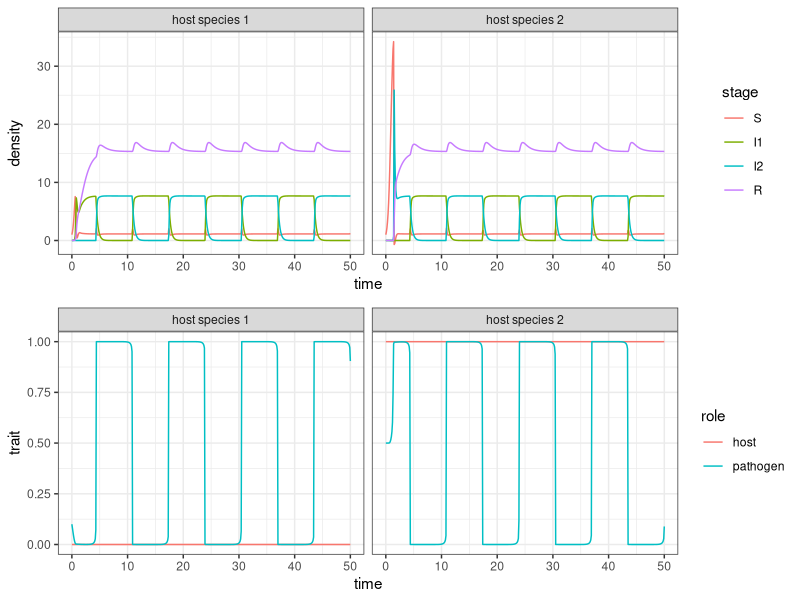

This figure's R source:
library(deSolve)
library(tidyverse)
library(cowplot)
theme_set(theme_bw())


# Functions -------------------------------------------------------------------

# Apply smoothed step function to array: values less than 0 are set to 0;
# values between 0 and 1 are set to 10*n^3-15*n^4+6*n^5; and values larger
# than 1 are set to 1
# Input:
# - n: vector or arbitrary array of values
# Output:
# - array of values with smoothed step function applied to them
cutoff <- function(n) {
  return(ifelse(n<1, (1*(n>0))*(n*n*n*(10+n*(-15+6*n))), 1))
}

# Convert mobility values to peak infectivities
mobility_intensity <- function(nu) {
  return(1 / nu)
}

# Right hand side of host-pathogen community model
host_pathogen_model <- function(time, state, pars) {
  Sh <- length(pars$sigmah) # Number of host species
  Sp <- length(pars$sigmap) # Number of pathogen species
  cN <- 1e-8 # cutoff threshold for densities
  cT <- 1e-6 # cutoff threshold for trait evolution
  # Matrix N_ks where k indexes the host species and s the stage:
  Nks <- matrix(state[1:(Sh * (2 + Sp))], nrow = Sh, ncol = Sp + 2)
  S <- Nks[, 1] # Susceptibles for each species
  I <- matrix(Nks[, -c(1, Sp + 2)], Sh, Sp) # Infecteds per host per pathogen
  R <- Nks[, Sp + 2] # Recovereds for each species
  N <- rowSums(Nks) # Total population size per host species
  x <- state[Sh * (2 + Sp) + 1:Sh] # Host trait values
  z <- state[Sh * (3 + Sp) + 1:Sp] # Pathogen trait values
  dxz <- outer(x, z, FUN = `-`) ## Difference matrix of trait means (host - pathogen)
  eta <- mobility_intensity(pars$nu) # Intensity as a function of host mobility
  xi <- eta * exp(-dxz^2 / (2 * pars$omega^2)) / (pars$omega * sqrt(2 * pi)) ## infectivity rates, a matrix
  beta <- aperm(pars$nu %o% (pars$nu * xi), c(2, 1, 3)) # Transmission rates. beta_{kil} := nu_k * nu_i * xi_{kl}
  partial_beta <- sweep(beta, MARGIN = c(1, 3), STATS = dxz / pars$omega ^ 2, FUN = '*')
  SI = S %o% I ## SI_{kil} := S_k * I_{il}
  Iinv = ifelse(I > 0, 1 / I, 0)
  SII = sweep(SI, c(1, 3), Iinv, '*') ## SII_{kil} := S_k / I_{kl} * I_{il}
  # Effective fecundities (modified by infection status):
  phi_matrix <- pars$phi * cbind(1, 1 - exp(-dxz^2 / (2 * pars$theta^2)), 1)
  # ODEs:
  dSdt <- (rowSums(phi_matrix * Nks) - pars$alpha * N^2 - rowSums(beta * SI) -
             pars$mu * S) #* cutoff(S / cN) # Susceptibles
  dIdt <- (apply(beta * SI, c(1, 3), sum) - pars$gamma * I - pars$mu * I) #* cutoff(I / cN) # Infecteds
  dRdt <- (rowSums(pars$gamma * I) - pars$mu * R) # Recovereds
  dxdt <- pars$sigmah^2 * rowSums(pars$phi * dxz * exp(-dxz^2 / (2 * pars$theta^2)) /
                                    pars$theta^2) #* cutoff(N / cT) # Host traits
  dzdt <- pars$sigmap^2 * rowSums(aperm(SII * partial_beta, c(3, 1, 2))) #* cutoff(colSums(I) / cT) # Pathogen traits
  return(list(c(dSdt, dIdt, dRdt, dxdt, dzdt)))
}

# Solve model equations and organize them into a tidy tibble
solve_ode <- function(pars, integration_method = "lsoda") {
  # Rename data columns to match true variable names
  rename_columns <- function(sol, Sh, Sp) {
    names(sol)[1] <- "time" # The first column is "time"
    index <- 1 # Column counter index, to keep track of which columns we are renaming
    names(sol)[index + 1:Sh] <- paste0("S_", 1:Sh) # Susceptibles
    index <- index + Sh # Increment column counter index
    for (k in 1:Sp) { # For each pathogen species k:
      names(sol)[index + 1:Sh] <- paste0("I", k, "_", 1:Sh) # Infecteds
      index <- index + Sh # Increment column counter index
    }
    names(sol)[index + 1:Sh] <- paste0("R_", 1:Sh) # Recovereds
    index <- index + Sh # Increment column counter index
    names(sol)[index + 1:Sh] <- paste0("x_", 1:Sh) # Host trait values
    index <- index + Sh # Increment column counter index
    names(sol)[index + 1:Sp] <- paste0("z_", 1:Sp) # Pathogen trait values
    return(sol)
  }
  Sh <- length(pars$sigmah) # Number of host species
  Sp <- length(pars$sigmap) # Number of pathogen species
  # We now solve the equations and put them in a tidy form:
  sol <- ode(y = pars$initial_conditions, times = pars$time_sequence,
             func = pars$ode_system, parms = pars, method = integration_method) %>%
    as.data.frame() %>% # Convert to a data frame (needed for next step)
    as_tibble() %>% # Convert to a tibble
    rename_columns(Sh, Sp) # Rename the columns
  densities <- sol %>% # A tibble for the population densities
    select(!starts_with(c("x", "z"))) %>%
    pivot_longer(cols = !"time", names_to = "var", values_to = "density") %>%
    separate(col = "var", into = c("stage", "species"), sep = "_") %>%
    mutate(stage = fct_relevel(stage, c("S", paste0("I", 1:Sp), "R")))
  traits <- sol %>% # A tibble for host & pathogen trait values
    select(time, starts_with(c("x", "z"))) %>%
    pivot_longer(cols = !"time", names_to = "var", values_to = "trait") %>%
    separate(col = "var", into = c("role", "species"), sep = "_") %>%
    mutate(role = if_else(role == "x", "host", "pathogen"))
  # Return two tibbles (for densities and traits) in a list:
  return(list(densities = densities, traits = traits))
}


# Solve equations -------------------------------------------------------------

solution <- tibble( # Define table of parameters
  Sh = 2, # Number of host species
  Sp = 2, # Number of pathogen strains
  sigmah = list(rep(0, Sh)), # Vector of genetic variances of the host species
  sigmap = list(rep(0.1, Sp)), # Vector of genetic variances of the pathogen species
  nu = list(rep(1, Sh)), # Vector of mobilities
  phi = list(rep(5, Sh)), # Vector of host intrinsic growth rates
  mu = list(rep(1, Sh)), # Vector of host mortalities
  gamma = list(matrix(2, Sh, Sp)), # Matrix of recovery rates
  alpha = 0.1, # Competition coefficient
  omega = 0.15, # Width of infectivity curve
  theta = 0.5, # Width of the trait-matching curve for fecundity impact
  time_sequence = list(seq(0, 50, by = 0.1)),
  initial_conditions = list(c(rep(1, Sh), matrix(0.01, Sh, Sp), rep(0, Sh),
                              seq(0, 1, l = Sh), seq(0.1, 0.5, l = Sp))),
  ode_system = list(host_pathogen_model) # Function to evaluate in solving model
) %>%
  transmute(pars = mapply( # Gather all parameters in single column
    list, sigmah = sigmah, sigmap = sigmap, nu = nu, phi = phi, mu = mu,
    gamma = gamma, omega = omega, alpha = alpha, theta = theta,
    time_sequence = time_sequence, initial_conditions = initial_conditions,
    ode_system = ode_system, SIMPLIFY = FALSE)) %>%
  # Integrate model & put result into a new column, as a nested tibble:
  mutate(sol = map(pars, solve_ode, integration_method = "lsoda")) %>%
  select(sol) %>% # Keep only the column with the solution
  unnest(cols = sol) %>% # Unnest the nested data frame
  mutate(id = c("density", "trait")) %>% # Identify the two rows
  pivot_wider(names_from = "id", values_from = "sol")

plot_grid(
  solution$density[[1]] %>%
    mutate(species = paste("host species", species)) %>%
    ggplot() +
    aes(x = time, y = density, colour = stage) +
    geom_line() +
    facet_grid(. ~ species),
  solution$trait[[1]] %>%
    mutate(species = paste("host species", species)) %>%
    ggplot() +
    aes(x = time, y = trait, colour = role) +
    geom_line() +
    facet_grid(. ~ species),
  ncol = 1, align = "hv"
) %>%
  show
